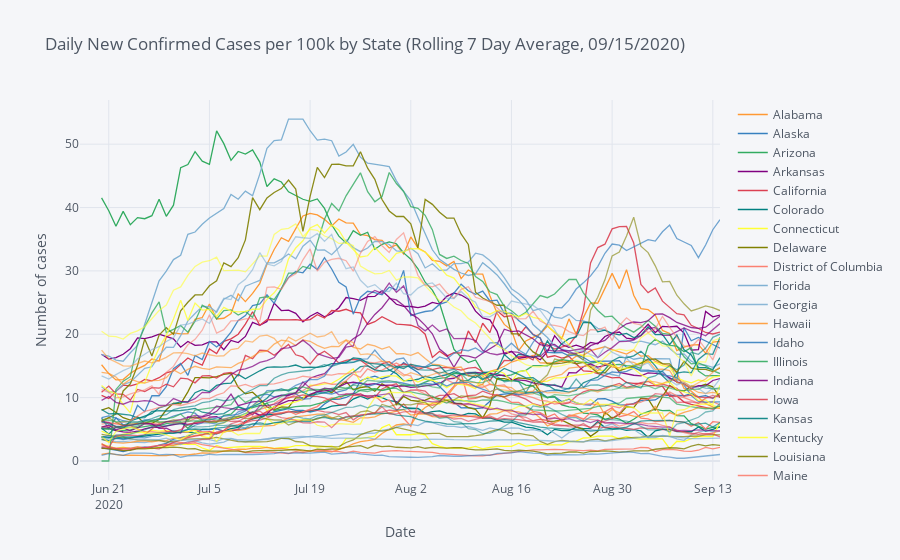

Here is the notebook cell this chart was saved with:
### Markdown cell above
### Plot normalized rates

### Code cell
window_size = 7
avg_cases = normalized_confirmed.rolling(window=window_size, min_periods=3).mean()
normalized_confirmed_plot = avg_cases.iplot(scale='log', yaxis_title='Number of cases', xaxis_title='Date',
              title='Daily New Confirmed Cases per 100k by State (Rolling {} Day Average, {})'.format(window_size, today), asFigure = True)

normalized_confirmed_plot
